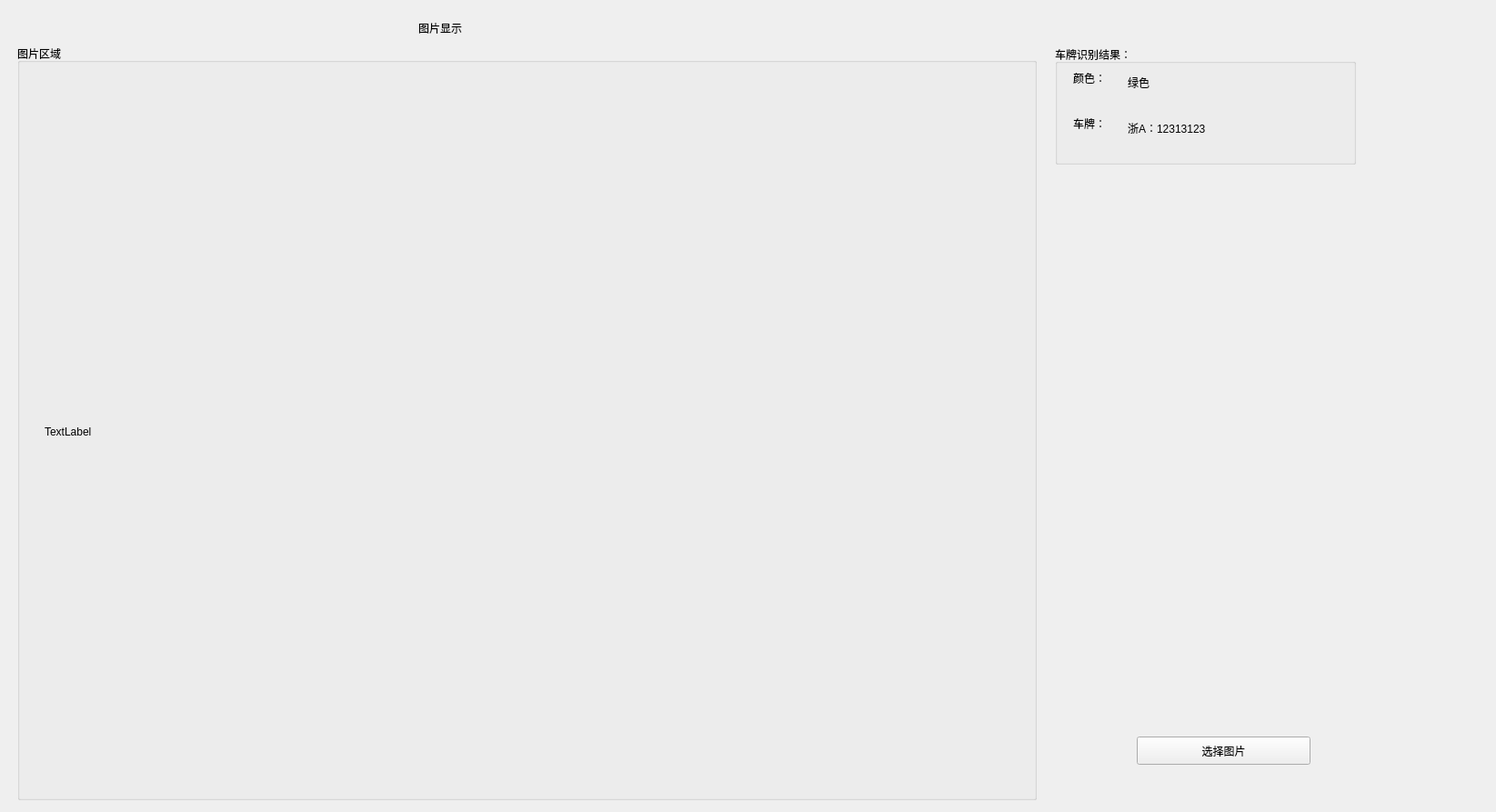
<?xml version="1.0" encoding="UTF-8"?>
<ui version="4.0">
 <class>Form</class>
 <widget class="QWidget" name="Form">
  <property name="geometry">
   <rect>
    <x>0</x>
    <y>0</y>
    <width>1645</width>
    <height>893</height>
   </rect>
  </property>
  <property name="windowTitle">
   <string>Form</string>
  </property>
  <widget class="QLabel" name="label">
   <property name="geometry">
    <rect>
     <x>460</x>
     <y>0</y>
     <width>201</width>
     <height>61</height>
    </rect>
   </property>
   <property name="styleSheet">
    <string notr="true">font: 22pt &quot;Agency FB&quot;;</string>
   </property>
   <property name="text">
    <string>图片显示</string>
   </property>
   <property name="textFormat">
    <enum>Qt::PlainText</enum>
   </property>
  </widget>
  <widget class="QPushButton" name="pushButton">
   <property name="geometry">
    <rect>
     <x>1250</x>
     <y>810</y>
     <width>191</width>
     <height>31</height>
    </rect>
   </property>
   <property name="text">
    <string>选择图片</string>
   </property>
  </widget>
  <widget class="QGroupBox" name="groupBox">
   <property name="geometry">
    <rect>
     <x>1160</x>
     <y>50</y>
     <width>331</width>
     <height>131</height>
    </rect>
   </property>
   <property name="title">
    <string>车牌识别结果：</string>
   </property>
   <widget class="QLabel" name="label_2">
    <property name="geometry">
     <rect>
      <x>20</x>
      <y>30</y>
      <width>54</width>
      <height>12</height>
     </rect>
    </property>
    <property name="text">
     <string>颜色：</string>
    </property>
   </widget>
   <widget class="QLabel" name="label_3">
    <property name="geometry">
     <rect>
      <x>20</x>
      <y>80</y>
      <width>54</width>
      <height>12</height>
     </rect>
    </property>
    <property name="text">
     <string>车牌：</string>
    </property>
   </widget>
   <widget class="QLabel" name="colorLabel">
    <property name="geometry">
     <rect>
      <x>80</x>
      <y>30</y>
      <width>71</width>
      <height>21</height>
     </rect>
    </property>
    <property name="text">
     <string>绿色</string>
    </property>
   </widget>
   <widget class="QLabel" name="NumLabel">
    <property name="geometry">
     <rect>
      <x>80</x>
      <y>70</y>
      <width>191</width>
      <height>41</height>
     </rect>
    </property>
    <property name="text">
     <string>浙A：12313123</string>
    </property>
   </widget>
  </widget>
  <widget class="QGroupBox" name="groupBox_2">
   <property name="geometry">
    <rect>
     <x>19</x>
     <y>49</y>
     <width>1121</width>
     <height>831</height>
    </rect>
   </property>
   <property name="title">
    <string>图片区域</string>
   </property>
   <widget class="QLabel" name="imgLabel">
    <property name="geometry">
     <rect>
      <x>30</x>
      <y>30</y>
      <width>1071</width>
      <height>791</height>
     </rect>
    </property>
    <property name="text">
     <string>TextLabel</string>
    </property>
   </widget>
  </widget>
 </widget>
 <resources/>
 <connections>
  <connection>
   <sender>pushButton</sender>
   <signal>clicked()</signal>
   <receiver>Form</receiver>
   <slot>openimage()</slot>
   <hints>
    <hint type="sourcelabel">
     <x>914</x>
     <y>717</y>
    </hint>
    <hint type="destinationlabel">
     <x>701</x>
     <y>774</y>
    </hint>
   </hints>
  </connection>
 </connections>
 <slots>
  <slot>openimage()</slot>
 </slots>
</ui>
